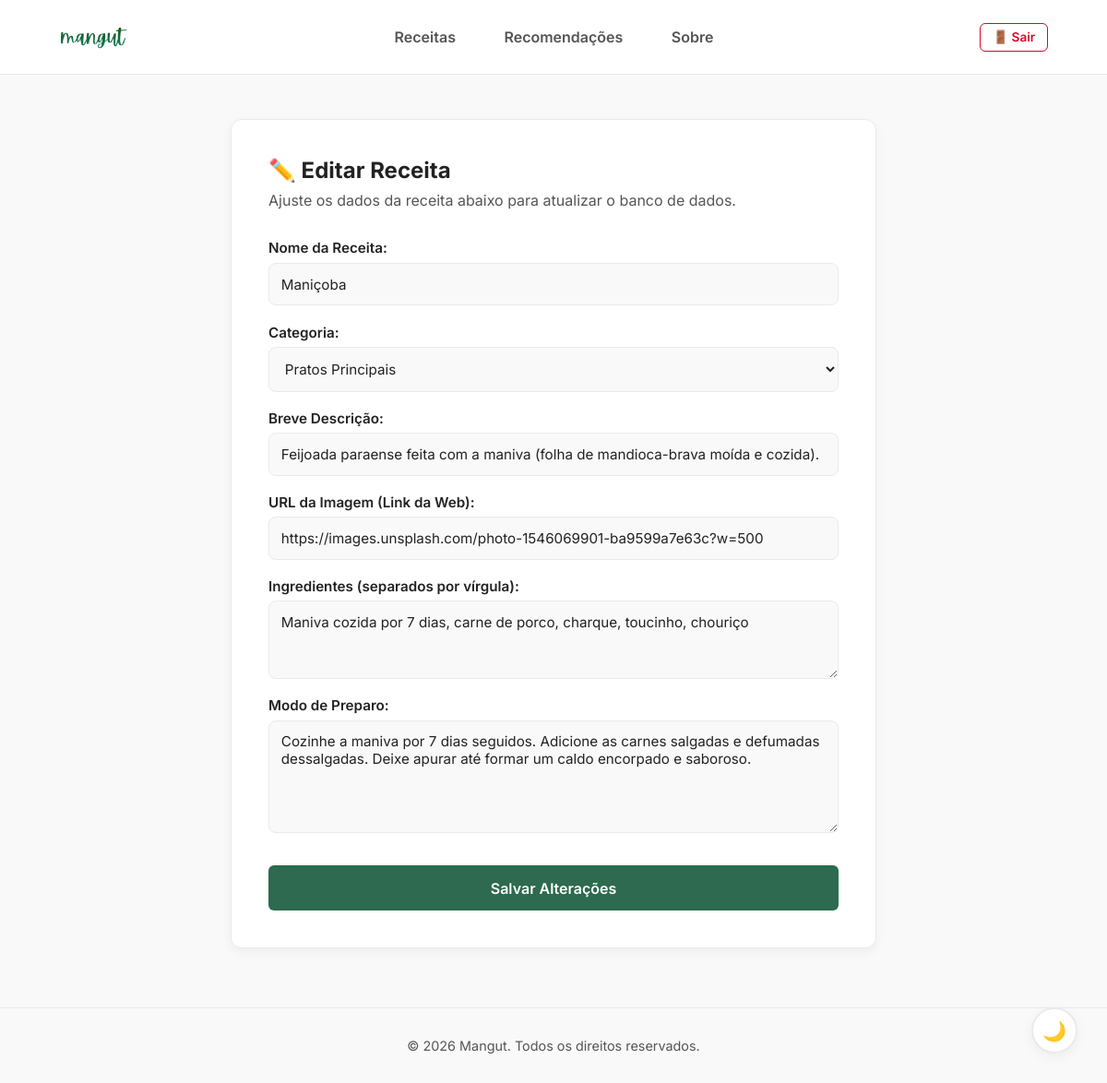
The page /receita/2/editar (signed in) on the database its author committed.
### app/models.py (models this page shows)
class Receita(db.Model):
    __tablename__ = 'receitas'
    idreceitas = db.Column(db.Integer, primary_key=True)
    nome = db.Column(db.String(90), nullable=False)
    descricao = db.Column(db.String(255))
    lista_ingredientes = db.Column(db.Text, nullable=False)
    modo_preparo = db.Column(db.Text, nullable=False)
    imagem_url = db.Column(db.String(500), nullable=True)
    gastronomos_idgastronomos = db.Column(db.Integer, db.ForeignKey('gastronomos.idgastronomos'), nullable=False)
    categoria_idcategoria = db.Column(db.Integer, db.ForeignKey('categoria.idcategoria'), nullable=False)
    avaliacoes = db.relationship('AvaliacaoReceita', backref='receita', lazy=True)

### app/routes.py (the view, shortened to what this page needs)
@main.route('/receita/<int:id>/editar', methods=['GET', 'POST'])
@login_required
def formulario_editar_receita(id):
    receita = Receita.query.get_or_404(id)
    if receita.gastronomos_idgastronomos != current_user.idgastronomos and not current_user.is_admin:
        return redirect(url_for('main.detalhe_receita', id=id))
    categorias = Categoria.query.all()
    dados_receita = {
        "id": receita.idreceitas,
        "nome": receita.nome,
        "descricao": receita.descricao,
        "lista_ingredientes": receita.lista_ingredientes,
        "modo_preparo": receita.modo_preparo,
        "imagem_url": receita.imagem_url,
        "categoria_id": receita.categoria_idcategoria
    }
    return render_template('editar_receita.html', receita=dados_receita, categorias=categorias)

### app/models.py (called while the page is built)
@login_manager.user_loader
def load_user(user_id):
    return Gastronomo.query.get(int(user_id))

### app/templates/editar_receita.html (shortened to what this page needs)
<!DOCTYPE html>
<html lang="pt-br">
<head>
    <link rel="stylesheet" href="{{ url_for('static', filename='css/style.css') }}">
</head>
<body>
    <header class="navbar">
    <a href="/" class="logo-link">
        <img src="{{ url_for('static', filename='img/logo.png') }}" alt="Logo Mangut" class="navbar-logo">
    </a>
    <nav class="nav-links">
        <a href="#">Receitas</a>
        <a href="#">Recomendações</a>
        <a href="#">Sobre</a>
    </nav>
    <div class="nav-actions">
    {% if current_user.is_authenticated %}
        <a href="/logout" class="btn-logout" title="Sair do sistema">🚪 Sair</a>
    {% endif %}
    </div>
</header>
    <main class="container">
        <section class="form-section">
            <h1>✏️ Editar Receita</h1>
            <p class="form-subtext">Ajuste os dados da receita abaixo para atualizar o banco de dados.</p>
            <form action="/receita/{{ receita.id }}/editar" method="POST" class="recipe-form">
                <div class="form-group">
                    <label for="nome">Nome da Receita:</label>
                    <input type="text" id="nome" name="nome" value="{{ receita.nome }}" required>
                </div>
                <div class="form-group">
                    <label for="categoria_id">Categoria:</label>
                    <select id="categoria_id" name="categoria_id" required>
                        {% for cat in categorias %}
                        <option value="{{ cat.idcategoria }}" {% if cat.idcategoria == receita.categoria_id %}selected{% endif %}>
                            {{ cat.nome }}
                        </option>
                        {% endfor %}
                    </select>
                </div>
                <div class="form-group">
                    <label for="descricao">Breve Descrição:</label>
                    <input type="text" id="descricao" name="descricao" value="{{ receita.descricao }}" required>
                </div>
                <div class="form-group">
                    <label for="imagem_url">URL da Imagem (Link da Web):</label>
                    <input type="url" id="imagem_url" name="imagem_url" value="{{ receita.imagem_url or '' }}">
                </div>
                <div class="form-group">
                    <label for="lista_ingredientes">Ingredientes (separados por vírgula):</label>
                    <textarea id="lista_ingredientes" name="lista_ingredientes" rows="3" required>{{ receita.lista_ingredientes }}</textarea>
                </div>
                <div class="form-group">
                    <label for="modo_preparo">Modo de Preparo:</label>
                    <textarea id="modo_preparo" name="modo_preparo" rows="5" required>{{ receita.modo_preparo }}</textarea>
                </div>
                <button type="submit" class="btn-primary btn-submit">Salvar Alterações</button>
            </form>
        </section>
    </main>
    <footer>
        <p>&copy; 2026 Mangut. Todos os direitos reservados.</p>
    </footer>
    <button id="theme-toggle" class="theme-toggle-floating" title="Alternar Modo Escuro">🌙</button>
</body>
</html>

### app/static/css/style.css (style rules this page uses)
:root { --bg-main: #f9f9f9; --bg-card: #ffffff; --bg-hero: #f0fdf4; --text-primary: #222222; --text-secondary: #555555; --text-accent: #1b4332; --border-color: #eaeaea; --tag-bg: #e8f5e9; --tag-text: #2d6a4f; --btn-cta: #d90429; --btn-cta-hover: #ef233c; --card-shadow: rgba(0, 0, 0, 0.05); }
* { margin: 0; padding: 0; box-sizing: border-box; font-family: 'Inter', sans-serif; transition: background-color 0.3s ease, color 0.3s ease; }
body { background-color: var(--bg-main); color: var(--text-primary); }
.navbar { display: flex; justify-content: space-between; align-items: center; padding: 1.2rem 4rem; background-color: var(--bg-card); border-bottom: 1px solid var(--border-color); }
.logo-link { display: flex; align-items: center; text-decoration: none; }
.navbar-logo { height: 42px; width: auto; object-fit: contain; transition: transform 0.2s ease; }
.nav-links a { margin: 0 1.5rem; text-decoration: none; color: var(--text-secondary); font-weight: 600; }
.nav-actions { display: flex; align-items: center; gap: 1rem; }
.btn-primary { background-color: var(--tag-text); color: white; border: none; padding: 0.6rem 1.2rem; border-radius: 6px; font-weight: 600; cursor: pointer; }
.container { max-width: 1100px; margin: 3rem auto; padding: 0 1rem; }
footer { text-align: center; padding: 2rem; color: var(--text-secondary); font-size: 0.9rem; border-top: 1px solid var(--border-color); margin-top: 4rem; }
.form-section { background: var(--bg-card); padding: 2.5rem; border-radius: 12px; border: 1px solid var(--border-color); box-shadow: 0 4px 12px var(--card-shadow); max-width: 700px; margin: 0 auto; }
.form-subtext { color: var(--text-secondary); margin: 0.5rem 0 2rem 0; }
.recipe-form { display: flex; flex-direction: column; gap: 1.2rem; }
.form-group { display: flex; flex-direction: column; gap: 0.4rem; }
.form-group label { font-weight: 600; color: var(--text-primary); font-size: 0.95rem; }
.form-group input, .form-group select, .form-group textarea { padding: 0.8rem; border: 1px solid var(--border-color); border-radius: 8px; background: var(--bg-main); color: var(--text-primary); font-size: 0.95rem; }
.btn-submit { margin-top: 1rem; padding: 0.9rem; font-size: 1rem; }
.btn-logout { display: inline-flex; align-items: center; gap: 0.4rem; color: #d90429; border: 1px solid #d90429; background-color: transparent; padding: 0.4rem 0.8rem; border-radius: 6px; font-size: 0.85rem; font-weight: 600; text-decoration: none; transition: all 0.2s ease; }
.theme-toggle-floating { position: fixed; bottom: 2rem; right: 2rem; width: 50px; height: 50px; background-color: var(--bg-card); border: 2px solid var(--border-color); color: var(--text-primary); border-radius: 50%; cursor: pointer; font-size: 1.3rem; display: flex; align-items: center; justify-content: center; box-shadow: 0 4px 14px var(--card-shadow); z-index: 1000; transition: transform 0.2s ease, background-color 0.3s ease; }

### rows shown on the page
Receita: nome "Maniçoba", descricao "Feijoada paraense feita com a maniva (folha de mandioca-brava moída e cozida).", imagem_url "https://images.unsplash.com/photo-1546069901-ba9599a7e63c?w=500", lista_ingredientes "Maniva cozida por 7 dias, carne de porco, charque, toucinho, chouriço", modo_preparo "Cozinhe a maniva por 7 dias seguidos. Adicione as carnes salgadas e defumadas dessalgadas. Deixe apurar até formar um caldo encorpado e saboroso."

### other values the page prints
form field categoria_id "Pratos Principais"
